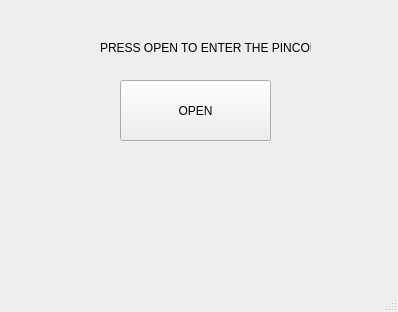
<?xml version="1.0" encoding="UTF-8"?>
<ui version="4.0">
 <class>MainWindow</class>
 <widget class="QMainWindow" name="MainWindow">
  <property name="geometry">
   <rect>
    <x>0</x>
    <y>0</y>
    <width>398</width>
    <height>312</height>
   </rect>
  </property>
  <property name="windowTitle">
   <string>MainWindow</string>
  </property>
  <widget class="QWidget" name="centralwidget">
   <widget class="QPushButton" name="pushButtonOpen">
    <property name="geometry">
     <rect>
      <x>120</x>
      <y>80</y>
      <width>151</width>
      <height>61</height>
     </rect>
    </property>
    <property name="text">
     <string>OPEN</string>
    </property>
   </widget>
   <widget class="QLabel" name="label">
    <property name="geometry">
     <rect>
      <x>100</x>
      <y>40</y>
      <width>211</width>
      <height>16</height>
     </rect>
    </property>
    <property name="text">
     <string>PRESS OPEN TO ENTER THE PINCODE</string>
    </property>
   </widget>
  </widget>
  <widget class="QMenuBar" name="menubar">
   <property name="geometry">
    <rect>
     <x>0</x>
     <y>0</y>
     <width>398</width>
     <height>21</height>
    </rect>
   </property>
  </widget>
  <widget class="QStatusBar" name="statusbar"/>
 </widget>
 <resources/>
 <connections/>
</ui>
